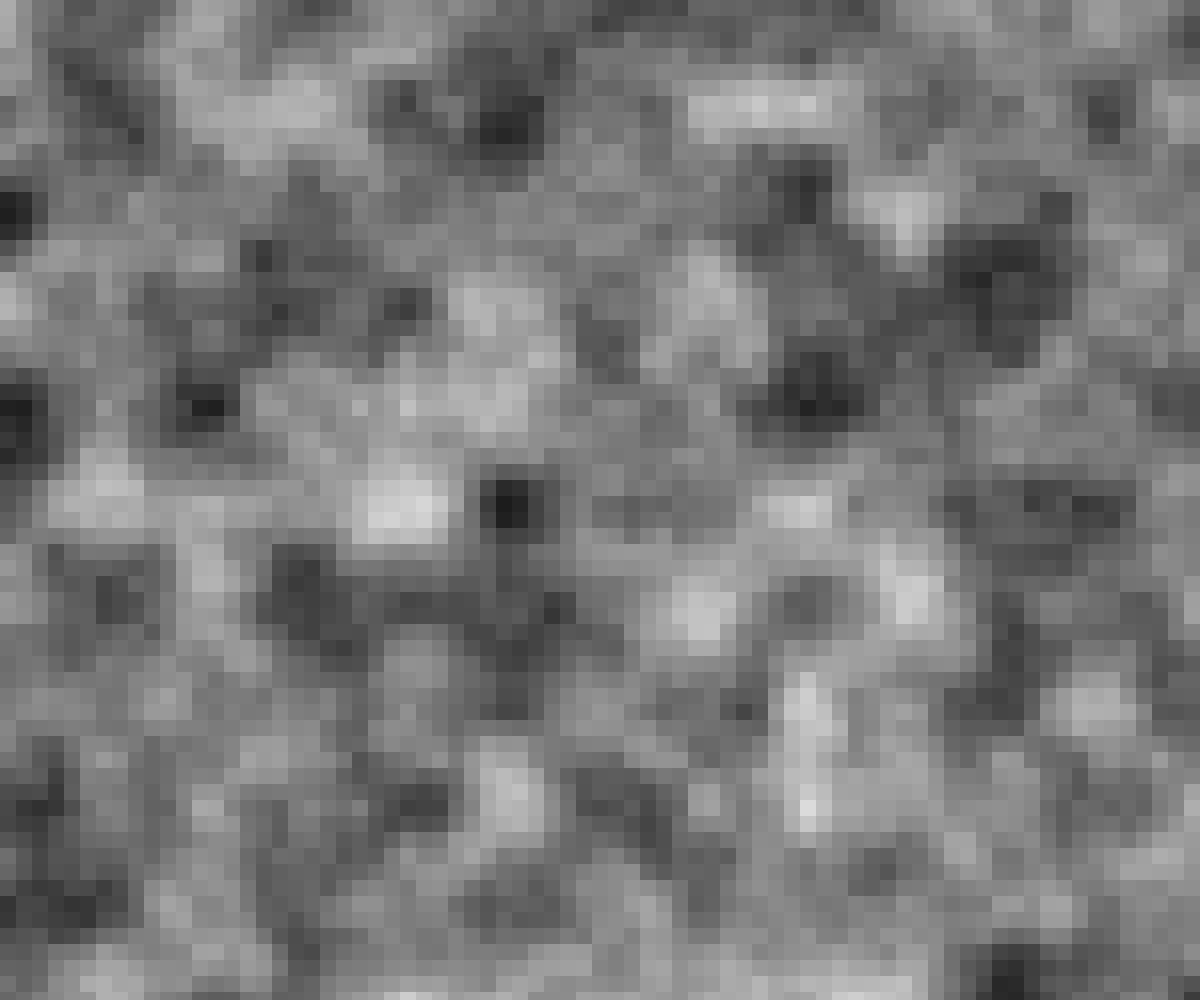
Frame 1 (no input)
Frame 60 (no input): identical to frame 1, image omitted
Frame 120 (the mouse pressed at the canvas centre since frame 60): identical to frame 1, image omitted

The p5.js sketch that drew this single still picture (run headless with seeded random() and noise() and a simulated clock; from frame 60 on, the mouse is pressed at the canvas centre):

// p5.js sketch
// ── sketch.js
// TODO: noise fill

let gridDim = 16;

function setup() {
  createCanvas(windowWidth, windowHeight);
  noStroke();

  for (let x = 0; x < width; x += gridDim) {
    for (let y = 0; y < height; y += gridDim) {
      let mc = 255 * noise(x/100,y/100);
      fill(mc);
      rect(x, y, gridDim);
    }
  }
}

function draw() {}
